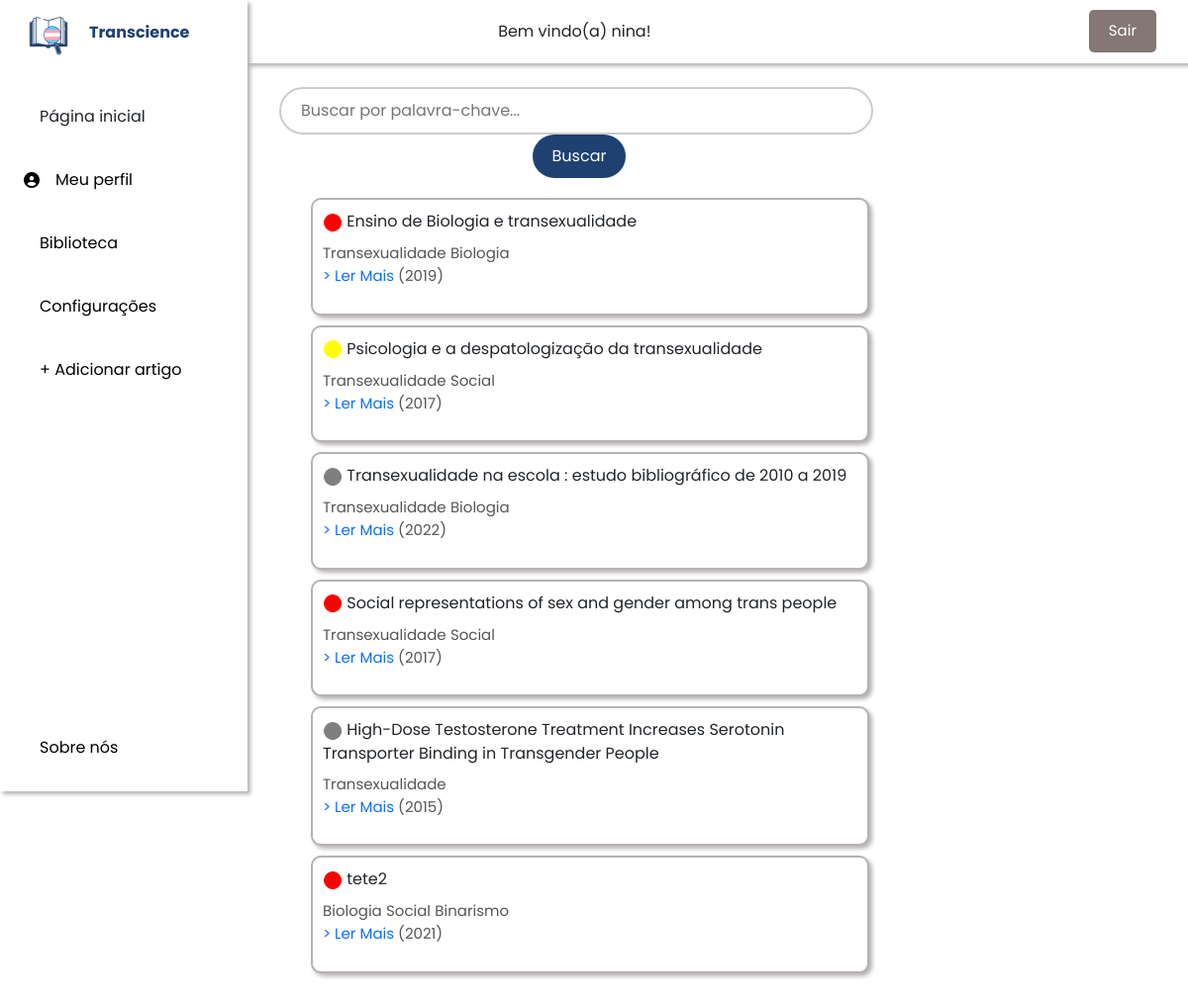
Before: /biblioteca/index/ (signed in) with the older database file.
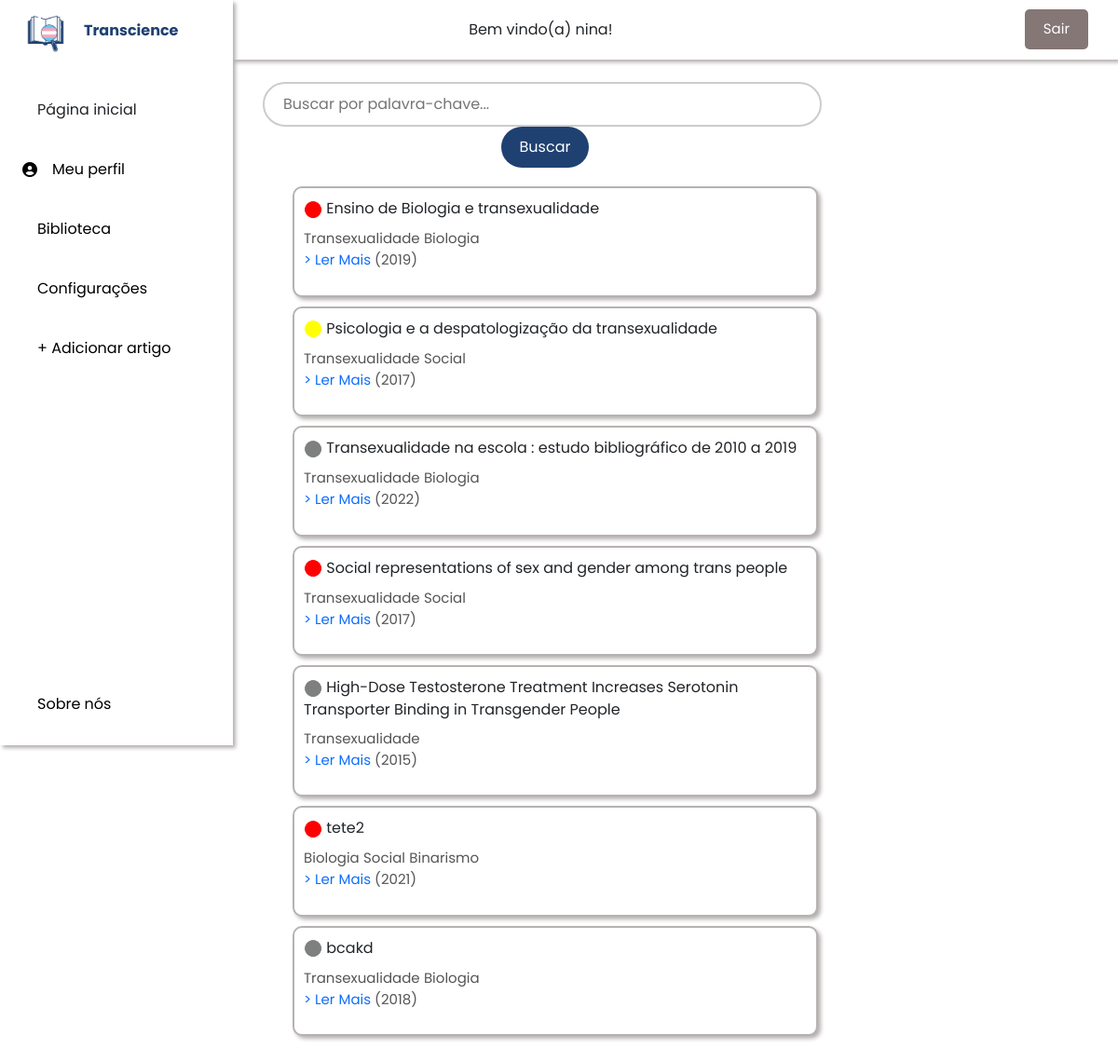
After: the same page with the newer database file.
### biblioteca/models.py (models this page shows, shortened)
class Artigo(models.Model):
    titulo = models.CharField(max_length=200)
    link = models.CharField(max_length=255)
    autor = models.CharField(max_length=255)
    relevancia_id = models.ForeignKey(Relevancia, on_delete=models.CASCADE)
    ano_id = models.ForeignKey(Ano, on_delete=models.CASCADE)
    palavras_chave = models.ManyToManyField(PalavraChave, related_name='artigos')
    usuario = models.ManyToManyField(Usuarios, related_name='artigos')

class Relevancia(models.Model):
    descricao = models.TextField()
    imagem = models.ImageField(upload_to='biblioteca/images/relevancia/')

class PalavraChave(models.Model):
    nome = models.CharField(max_length=100)
    def __str__(self):
        return self.nome

class Ano(models.Model):
    descricao = models.CharField(max_length=255)
    def __str__(self):
        return self.descricao

### biblioteca/views.py (the view)
# urls.py: path("index/", views.IndexView.as_view(), name="index"),
class IndexView(LoginRequiredMixin, generic.ListView):
    template_name = "biblioteca/index.html"
    context_object_name = "artigos"
    login_url = '/auth/login/'  # Página de login para redirecionar se o usuário não estiver autenticado
    def get_queryset(self):
        query = self.request.GET.get('q')  # Obtém o termo de busca
        if query:
            return Artigo.objects.filter(palavras_chave__nome__icontains=query).distinct()
        return Artigo.objects.all()

### biblioteca/templates/biblioteca/index.html (shortened to what this page needs)
{% load static %}
<link rel="stylesheet" href="{% static 'css/bootstrap.min.css' %}">
<link rel="stylesheet" href="{% static 'fa/css/all.min.css' %}">
<link rel="stylesheet" href="{% static 'biblioteca/style.css' %}">
<link href="fontawesome/css/all.css" rel="stylesheet">
<body id="body-pd">
  <header class="header" id="header">
      {% if user.is_authenticated %}
      Bem vindo(a) {{ user.username }}!
      {% else %}
      <p>You are not logged in</p>
      <a href="{% url 'login' %}">Log In</a>
      {% endif %}
      <form action="{% url 'logout' %}" method="post">
        <button type="submit" class="logout-button">Sair</button>
      </form>
  </header>
  <div class="l-navbar" id="nav-bar">
    <nav class="nav">
        <div>
            <a href="#" class="nav_logo">
                <img src="{% static 'biblioteca/images/logo.png' %}" alt="Logo" class="nav_logo-img">
                <span class="nav_logo-name">Transcience</span>
            </a>
            <div class="nav_list">
                <a href="#" class="nav_link active">
                    <span class="nav_name">Página inicial</span>
                </a>
                <a href="#" class="nav_link">
                  <i class="fa-solid fa-circle-user"></i>
                    <span class="nav_name">Meu perfil</span>
                </a>
                <a href="#" class="nav_link">
                    <span class="nav_name">Biblioteca</span>
                </a>
                <a href="#" class="nav_link">
                    <span class="nav_name">Configurações</span>
                </a>
                <a href="#" class="nav_link">
                  <span class="nav_name"> + Adicionar artigo</span>
                </a>
            </div>
        </div>
        <a href="#" class="nav_link">
            <span class="nav_name">Sobre nós</span>
        </a>
    </nav>
</div>
<div class="container-fluid">
  <div class="row">
    <div class="col-lg-8 col-md-12">
      <div class="search-container">
        <form method="get" action="{% url 'biblioteca:index' %}">
          <input type="text" name="q" placeholder="Buscar por palavra-chave..." class="search-input" value="{{ request.GET.q }}">
          <button type="submit" class="search-button">Buscar</button>
        </form>
      </div>
      <div class="artigos-container">
        {% if artigos %}
          <ul>
            {% for a in artigos %}
              <li class="artigo-item">
                {% if a.relevancia_id.imagem and a.relevancia_id.imagem.url %}
                  <img src="{{ a.relevancia_id.imagem.url }}" alt="{{ a.relevancia_id.descricao }}" width="20" height="20">
                {% else %}
                  <p>Imagem não disponível</p>
                {% endif %}
                <a>{{ a.titulo }}</a>
                {% for palavra_chave in a.palavras_chave.all %}
                  <span class="texto-menor">{{ palavra_chave }}</span>
                {% endfor %}
                <p class="texto-menor"><a href="{{ a.link }}" target="_blank"> > Ler Mais</a> ({{ a.ano_id }})</p>
              </li>
            {% endfor %}
          </ul>
        {% else %}
          <p>Nenhum artigo encontrado para a pesquisa "{{ request.GET.q }}".</p>
        {% endif %}
      </div>
    </div>
    <div class="col-lg-4 col-md-12">
      <div class="additional-container">
      </div>
    </div>
  </div>
</div>

### biblioteca/static/biblioteca/style.css (style rules this page uses)
* { font-family: "Poppins", sans-serif; }
body { position: relative; font-family: var(--body-font); transition: .5s; margin: 0; padding: 0; }
a { text-decoration: none; }
.artigos-container { padding: 0px; list-style-type: none; }
.artigo-item { border-radius: 10px; padding: 10px; margin-bottom: 10px; background-color: #ffffff; border: 2px solid rgb(183, 178, 178); list-style: none; box-shadow: 3px 3px 4px rgb(183, 178, 178); transition: transform 0.3s, box-shadow 0.3s; }
.texto-menor { font-size: 15px; color: #555; }
.header { width: 100%; height: var(--header-height); position: fixed; top: 0; left: 0; display: flex; align-items: center; justify-content: space-between; padding: 0 1rem; background-color: #ffffff; z-index: var(--z-fixed); transition: .5s; box-shadow: 3px 3px 4px rgb(183, 178, 178); }
.l-navbar { position: fixed; top: 0; left: 0; width: var(--nav-width); height: 100vh; background-color: #ffffff; padding: 0; transition: .5s; z-index: var(--z-fixed); box-shadow: 3px 3px 4px rgb(183, 178, 178); }
.nav { height: 100%; display: flex; flex-direction: column; justify-content: space-between; overflow: hidden; margin-top: 0; }
.nav_logo, .nav_link { display: grid; grid-template-columns: max-content max-content; align-items: center; column-gap: 1rem; padding: .5rem 0 .5rem 1.5rem; }
.nav_logo { margin-bottom: 2rem; }
.nav_logo-name { color: #1F4172; font-weight: 700; }
.nav_link { position: relative; color: var(--first-color-light); margin-bottom: 1.5rem; transition: .3s; }
.nav_logo-img { width: 50px; height: 50px; white-space: nowrap; }
.active { color: var(--black-color); }
.active::before { content: ''; position: absolute; left: 0; width: 2px; height: 32px; background-color: var(--white-color); }
@media screen and (min-width: 768px) { body { margin: calc(var(--header-height) + 1rem) 0 0 0; padding-left: calc(var(--nav-width) + 2rem); } }
@media screen and (min-width: 768px) { .header { height: calc(var(--header-height) + 1rem); padding: 0 2rem 0 calc(var(--nav-width) + 2rem); } }
@media screen and (min-width: 768px) { .l-navbar { left: 0; padding: 0; margin: 0; } }
@media screen and (min-width: 768px) { .artigos-container { background-color: #ffffff; } }
@media screen and (min-width: 768px) { .container-fluid { padding-left: 0; margin-left: 0; margin-top: calc(var(--header-height) + 40px); } }
@media screen and (min-width: 768px) { .additional-container { padding: 100px; border-radius: 10px; margin-bottom: 20px; position: fixed } }
@media screen and (min-width: 768px) { .row { margin-bottom: 1rem; } }
@media screen and (min-width: 768px) { .search-container { margin-bottom: 20px; text-align: center; } }
@media screen and (min-width: 768px) { .search-input { width: 80%; padding: 10px; font-size: 16px; } }
@media screen and (min-width: 768px) { .search-button { padding: 10px 20px; font-size: 16px; cursor: pointer; } }
@media screen and (min-width: 768px) { .search-input { padding: 10px 20px; font-size: 16px; width: 600px; border: 2px solid #ccc; border-radius: 25px; outline: none; transition: border-color 0.3s; } }
@media screen and (min-width: 768px) { .search-button { background-color: #1F4172; color: white; font-size: 16px; border: none; border-radius: 25px; padding: 10px 20px; margin-left: 10px; cursor: pointer; transition: background-color 0.3s, transform 0.2s; } }
@media screen and (min-width: 768px) { .logout-button { background-color: #847776; color: white; border: none; padding: 10px 20px; font-size: 15px; cursor: pointer; border-radius: 5px; transition: background-color 0.3s ease; margin-top: 15px; transition: background-color 0.3s, transform 0.2s; } }

Changed rows visible on the page:
added Artigo: relevancia_id.imagem (picture), titulo "bcakd", ano_id "2018", PalavraChave (nome "Transexualidade"), PalavraChave (nome "Biologia")
